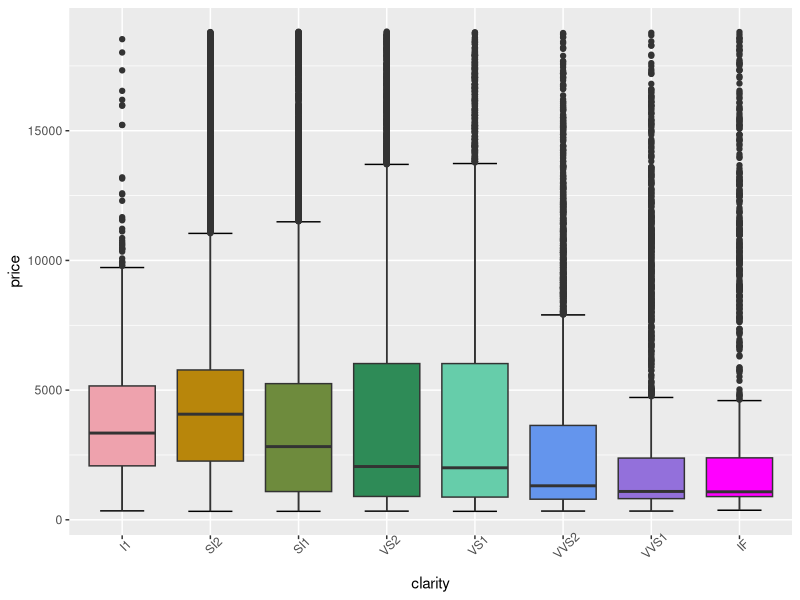
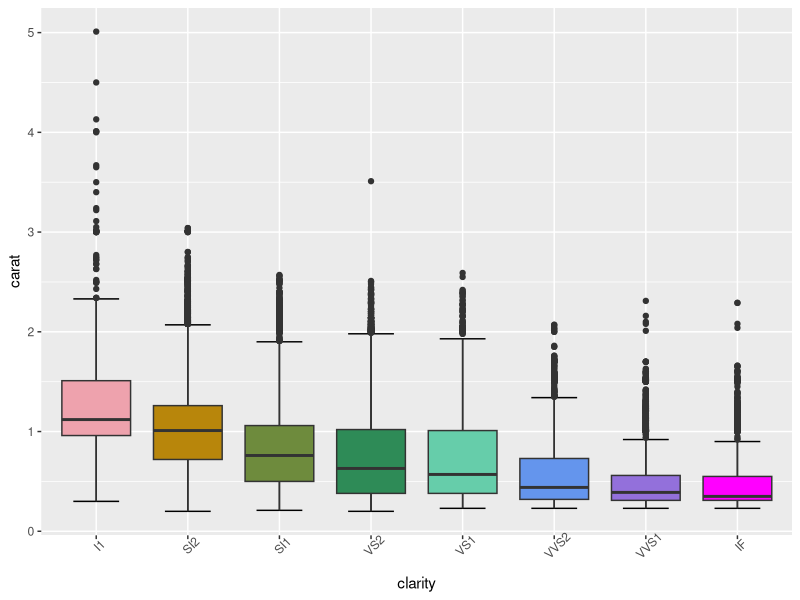
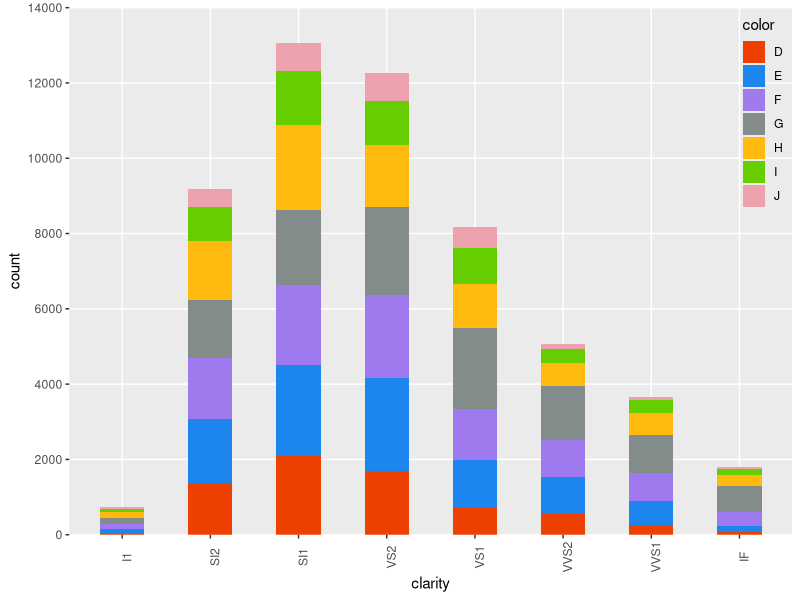

The R source for these figures, in order:
## ---- chunk 1
library(ggplot2)
dim(diamonds)
str(diamonds)
## ---- chunk 2
#Check the level of clarity
print(levels(diamonds$clarity))

#According to ?diamonds, the order should be: (I1 (worst), SI2, SI1, VS2, VS1, VVS2, VVS1, IF (best)), which is different than what is being stated in the assignment as well

#Re-arrange the order from the worst to the best
diamonds$clarity <- factor(diamonds$clarity,
                            labels = c("I1", "SI2", "SI1", "VS2", "VS1", "VVS2",
                                       "VVS1", "IF")) 
## ---- chunk 3
rainbow = c("lightpink2","darkgoldenrod","darkolivegreen4","seagreen",
            "mediumaquamarine","cornflowerblue","mediumpurple","magenta1")
p1 <- ggplot(data = diamonds, aes(x = clarity, y = price, fill = clarity)) + 
  
      #to add the perpendicular line at the end of whiskers
      stat_boxplot(geom ='errorbar', width = 0.5) +
      geom_boxplot() +
      scale_x_discrete(name = "clarity") +
      scale_y_continuous(name = "price") +
      theme(axis.text.x = element_text(angle = 45), legend.position="none") +
      scale_fill_manual(values= rainbow)
p1
## ---- chunk 4
p2 <- ggplot(data = diamonds, aes(x = clarity, y = carat, fill = clarity)) + 
  
      #to add the perpendicular line at the end of whiskers
      stat_boxplot(geom ='errorbar', width = 0.5) +
      geom_boxplot() +
      scale_x_discrete(name = "clarity") +
      scale_y_continuous(name = "carat") +
      theme(axis.text.x = element_text(angle = 45), legend.position="none") +
      scale_fill_manual(values= rainbow)
p2
## ---- chunk 5
#Check the level of color
print(levels(diamonds$color))
## ---- chunk 6
#set color for each level
p3color <- c("D" = "orangered2",
             "E" = "dodgerblue2",
             "F" = "mediumpurple2",
             "G" = "azure4",
             "H" = "darkgoldenrod1",
             "I" = "chartreuse3",
             "J" = "lightpink2")

p3 <- ggplot(data = diamonds) +
      geom_bar(aes(x = clarity, 
                   fill = forcats::fct_rev(color)), #reversed the stacked bar
                   width = 0.5) +
      scale_y_continuous(breaks = seq(0,14000,2000),
                         limits = c(0,14001),
                         expand = c(0, 0)) + #plot stops at the end of y-tick
      theme(axis.text.x = element_text(angle = 90),
            panel.grid.minor = element_blank(), #remove minor grid
            legend.position = c(1, 1), #include legend inside the plot
            legend.justification = c("right", "top"), #top right position
            legend.box.just = "right",
            legend.background = element_blank(), #remove the background of the legend
            legend.margin = margin(6, 6, 6, 6)) + 
      scale_fill_manual(values = p3color, 
                        name = "color",  #rename the legend
                        guide = guide_legend(reverse=TRUE)) #reverse the order
p3
